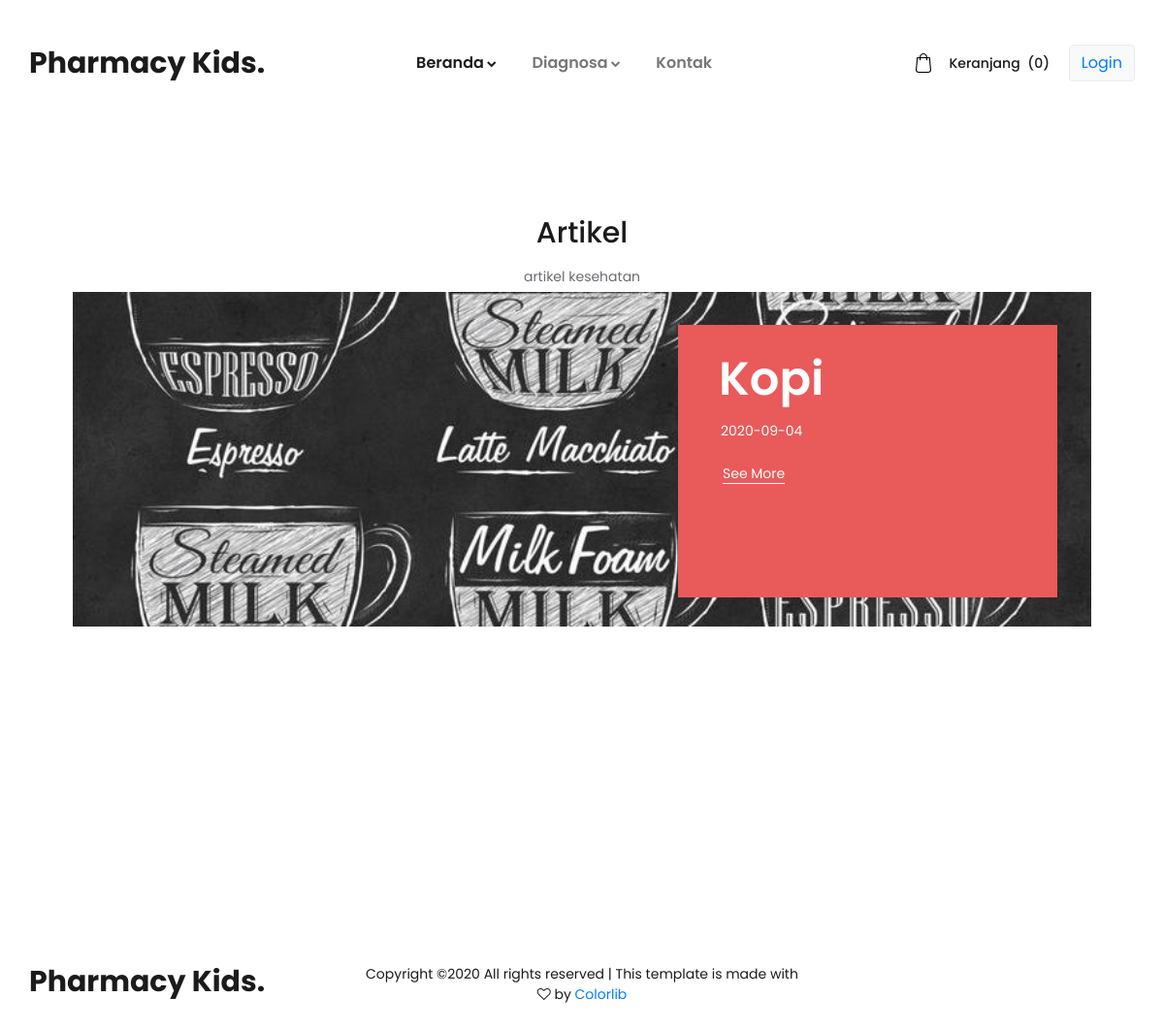
/index.php/home/artikel, run on an earlier commit of the app's database.
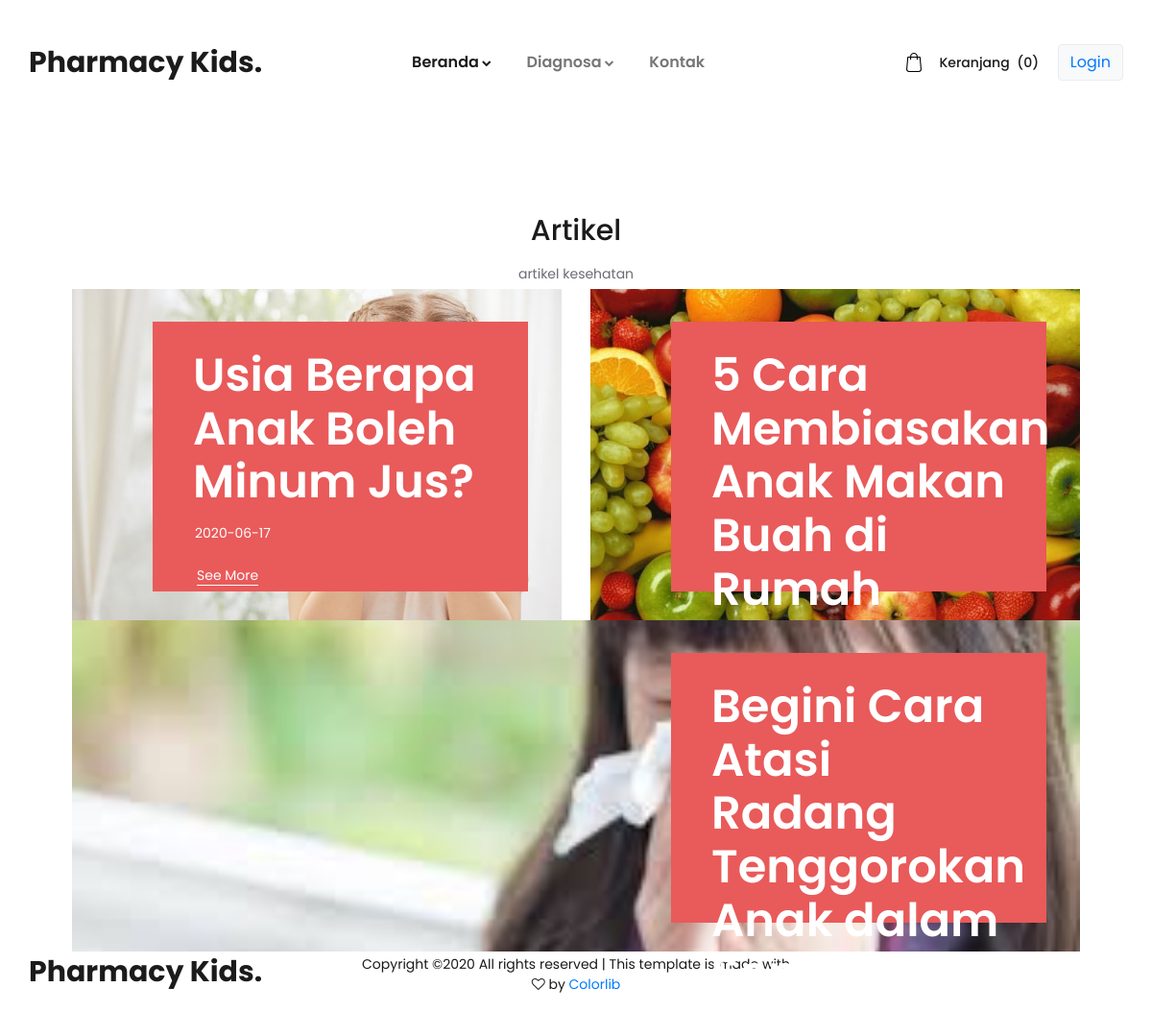
And on a later commit of the database.
### tables this page shows
CREATE TABLE `artikel` (
  `id_artikel` int(20) NOT NULL,
  `judul` varchar(100) NOT NULL,
  `foto` text NOT NULL,
  `isi` text NOT NULL,
  `tgl_buat` date NOT NULL
);

### application/controllers/Home.php (called while the page is built, shortened)
<?php
class Home extends CI_Controller {
	function __construct()
    {
  		$this->load->model('M_All');
  	}
	public function artikel()
	{
		$data['count'] = $this->M_All->count('keranjang2');
		$data['artikel'] = $this->M_All->get('artikel')->result();
		$this->load->view('home/base/head_main');
        $this->load->view('home/base/header', $data);
        $this->load->view('home/artikel', $data);
		$this->load->view('home/base/footer');
		$this->load->view('home/base/foot_main');
	}
}

### index.php (called while the page is built, shortened)
<?php
require_once BASEPATH.'core/CodeIgniter.php';

### application/models/M_All.php (called while the page is built, shortened)
<?php
class M_All extends CI_Model{
    public function get($table)
    {
        return $this->db->get($table);
    }
    public function select_distinct($select, $from)
    {
        $this->db->distinct();
        $this->db->select($select);
        $this->db->from($from);
        return $this->db->get();
    }
}

### application/views/home/artikel.php (the view)
<div class="home">
    <div class="home_slider_container">
        <div class="container">
            <div class="row">
                <div class="col-lg-8 offset-lg-2">
                    <div class="newsletter_content text-center">
                        <div class="newsletter_title">Artikel</div>
                        <div class="newsletter_text"><p>artikel kesehatan</p></div>
                    </div>
                </div>
                <?php foreach ($artikel as $a): ?>
                    <div class="col">
                        <div class="avds_xl_container clearfix">
                            <div class="avds_xl_background" style="background-image:url(<?= base_url('assets_admin/img/artikel/').$a->foto?>)"></div>
                            <div class="avds_xl_content">
                                <div class="avds_title"><?= $a->judul ?></div>
                                <div class="avds_text"><?= $a->tgl_buat ?></div>
                                <div class="avds_link avds_xl_link"><a href="<?= base_url('index.php/home/detailartikel/').$a->id_artikel ?>">See More</a></div>
                            </div>
                        </div>
                    </div>
                <?php endforeach; ?>
            </div>
        </div>
    </div>
</div>

What changed in the data, as far as the page shows it:
removed artikel: foto (picture), judul "Kopi", tgl_buat "2020-09-04"
added artikel: judul "Usia Berapa Anak Boleh Minum Jus?", tgl_buat "2020-06-17"
added artikel: judul "5 Cara Membiasakan Anak Makan Buah di Rumah"
added artikel: foto (picture), judul "Begini Cara Atasi Radang Tenggorokan Anak dalam Semalam"
